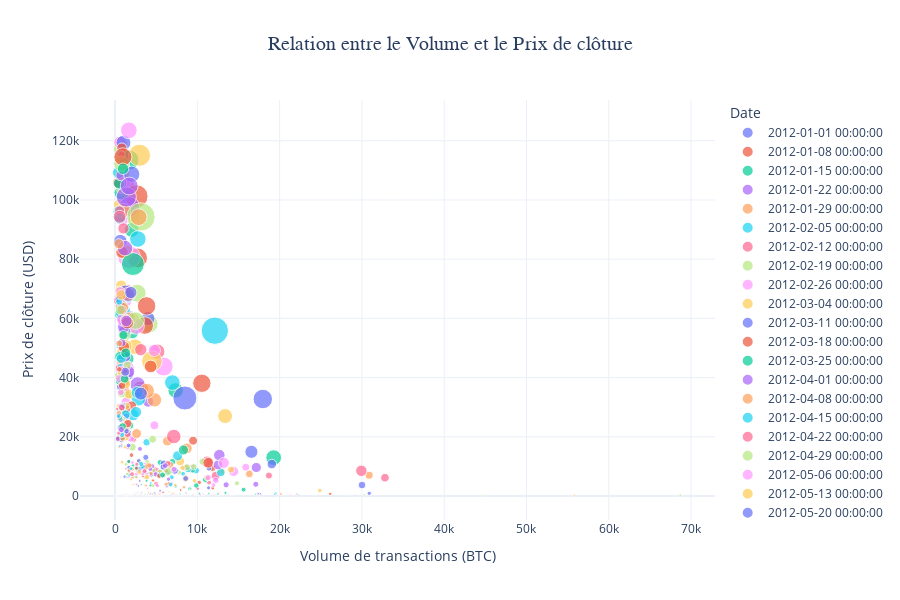

Notebook code for this chart:
### Code cell
# ========================================
# VISUALISATION 5 : RELATION PRIX-VOLUME INTERACTIF
# ========================================

# Échantillonner les données pour la performance (1 jour sur 7)
df_sample = df_daily.iloc[::7].copy()

fig = px.scatter(df_sample, 
                 x='Volume', 
                 y='Close',
                 color='Date',
                 size='Range',
                 hover_data=['Open', 'High', 'Low', 'Close', 'Volume'],
                 title='Relation entre le Volume et le Prix de clôture',
                 labels={'Close': 'Prix de clôture (USD)', 
                        'Volume': 'Volume de transactions (BTC)',
                        'Date': 'Date'},
                 color_continuous_scale='Viridis',
                 height=600)

fig.update_layout(
    title={
        'x': 0.5,
        'xanchor': 'center',
        'font': {'size': 20, 'family': 'Arial Black'}
    },
    template='plotly_white'
)

fig.write_html('../reports/price_volume_relation.html')
fig.show()

print(f"✅ Graphique interactif sauvegardé : reports/price_volume_relation.html")
